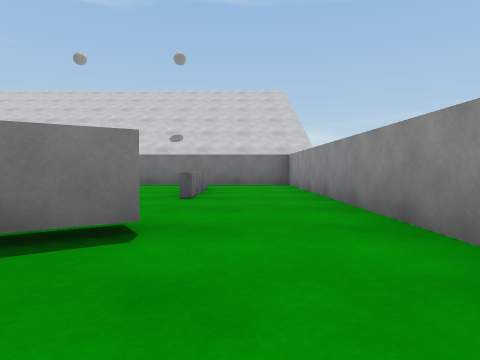
[1] (above)

21 first-person views from a walk through a scene from a Unity 3-D project. The camera is 0.49 m above the floor, tilts 2° down and sees 75° across. The floor is counted in squares, 1 m on a side. Each view is taken from the middle of a square. On the plan, view 1 faces up. The plan holds only what a view shows up to about 9 squares ahead; the rest is blank. The place goes on beyond the plan. The player character is not drawn. Surface patterns are stand-ins for the level's own textures.

[2]
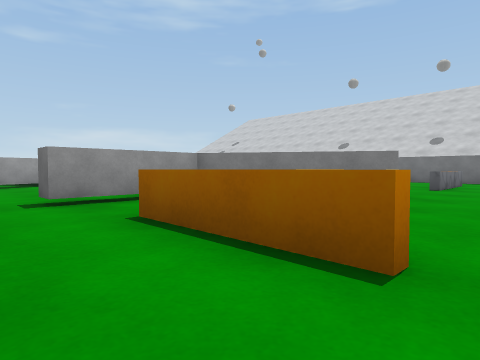

[3]
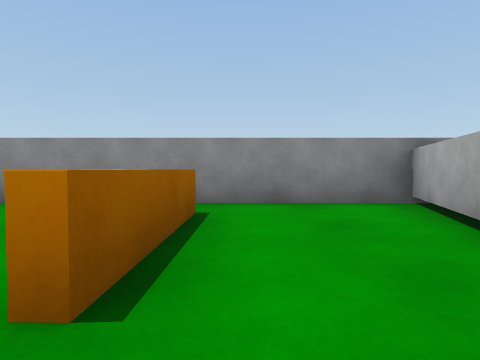

[4]
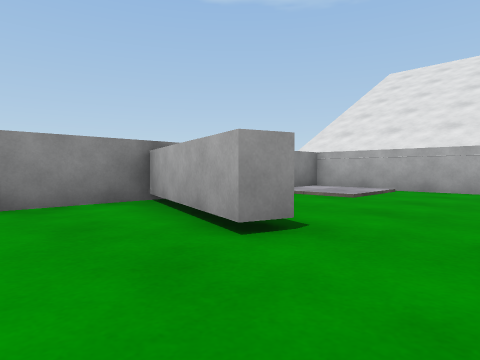

[5]
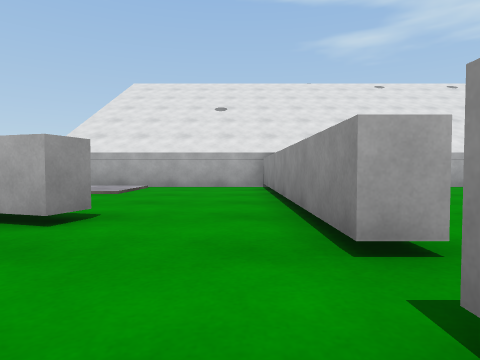

[6]
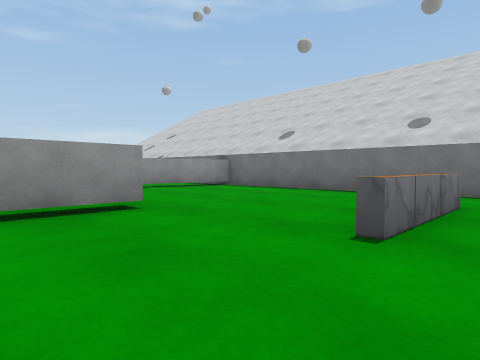

[7]
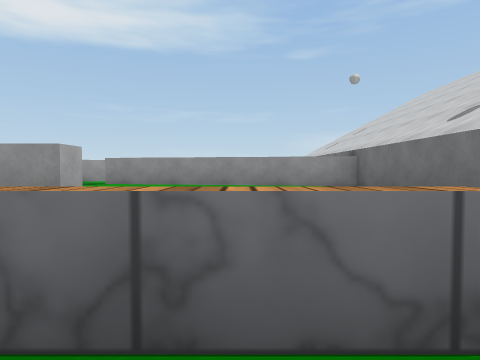

[8]
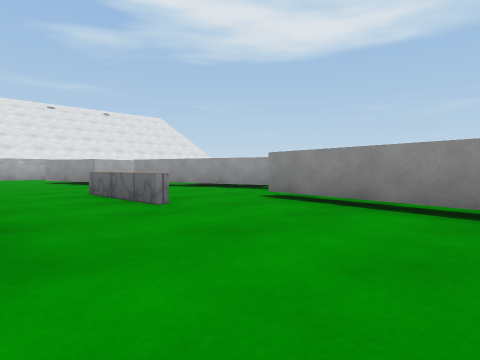

[9]
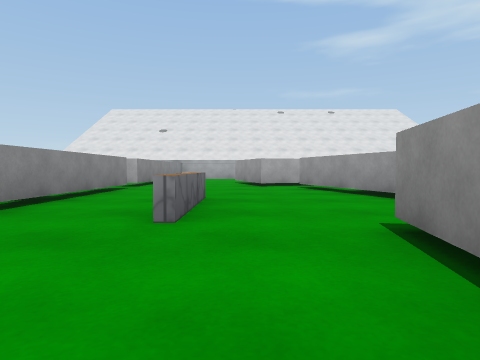

[10]
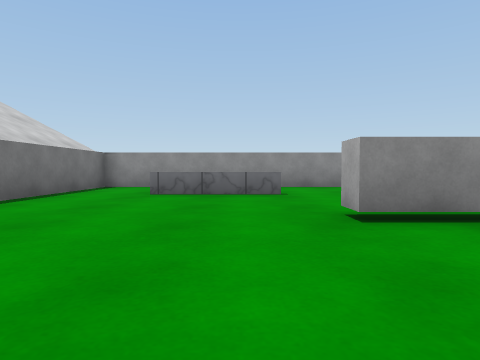

[11]
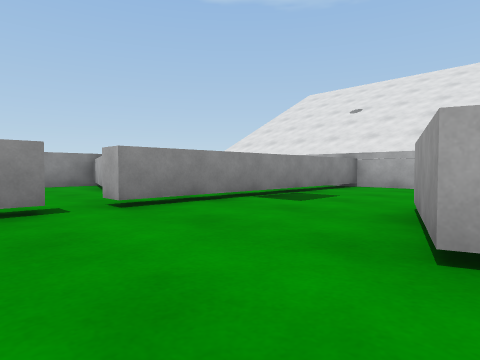

[12]
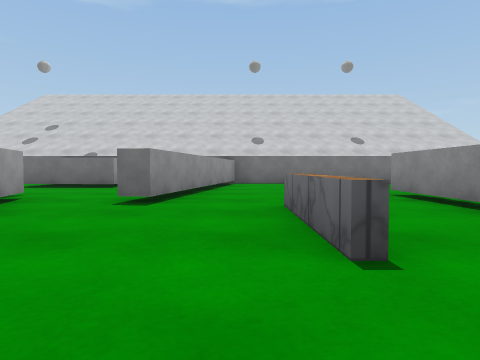

[13]
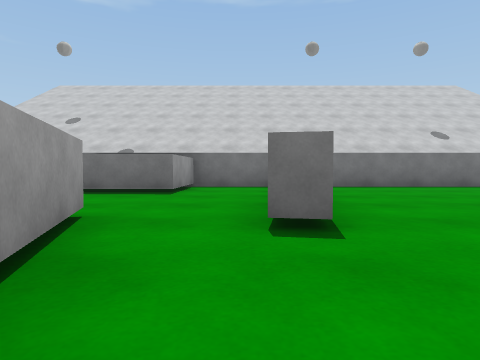

[14]
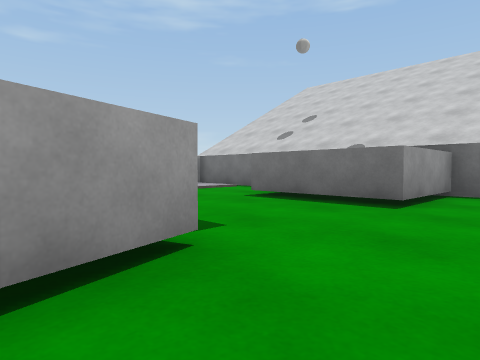

[15]
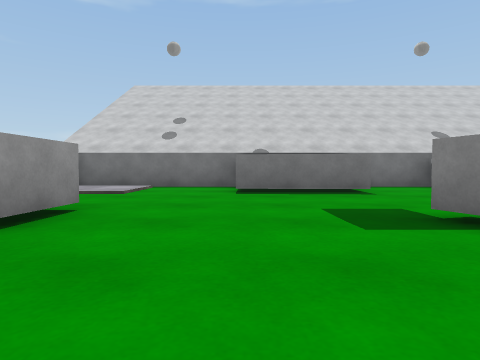

[16]
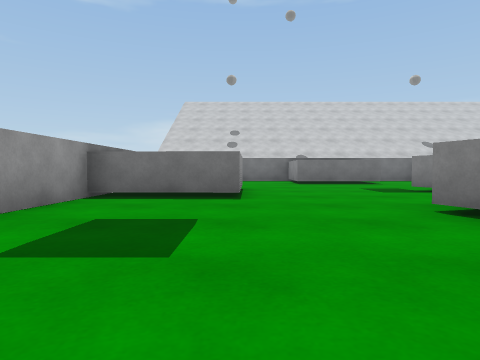

[17]
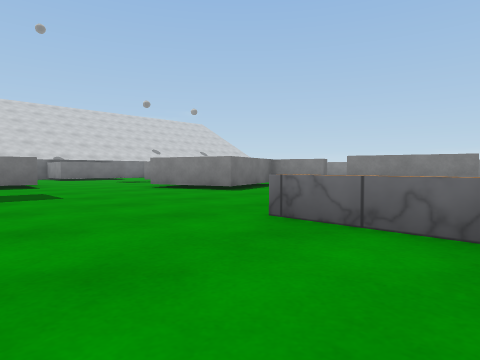

[18]
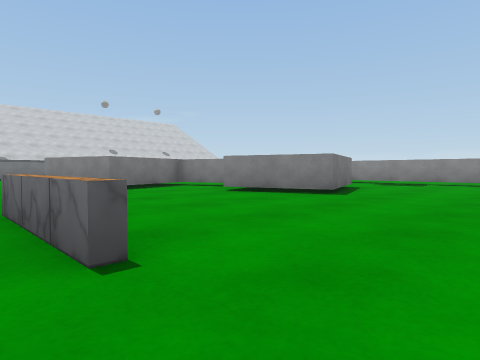

[19]
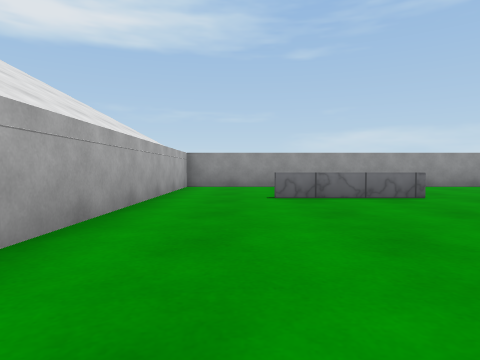

[20]
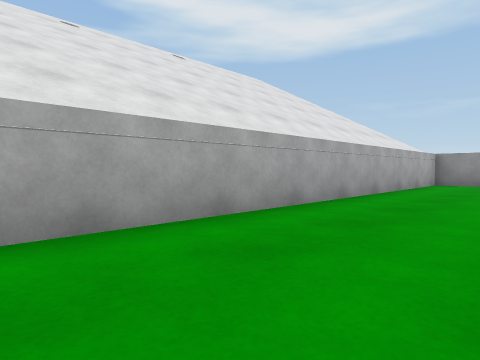

[21]
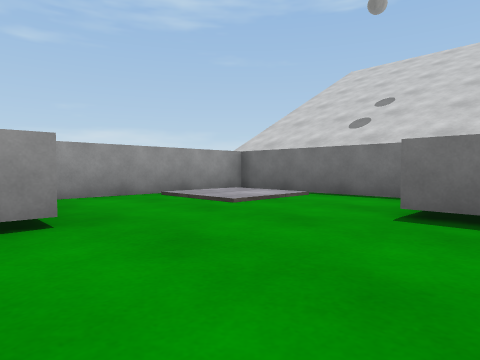

### Floor plan
Key: @ floor where view 1 was taken; # wall or solid block; x gap in a wall; . main floor; : floor 0.05 m higher than the main floor; = window, fence, low wall or low ledge; ^ raised ledge; T thing the floor can be seen under or through.
Columns run from 18 left of view 1 to 2 right of it. Each row starts with its distance up from view 1.
 10 ######  #############
  9 #::..^ ^..#.........#
  8 #::..^^^..#.........#
  7 #.........T......^..#
  6 #.........T......^..#
  5  ^^.......T......=..#
  4    ^...#..T...#.....#
  3  ^^^...##...=.#.....#
  2 #...... #...=.####..#
  1 #.....###...=.## ...#
  0 #.....###.....#  .@.#
 -1 #.....####....#.===.#
 -2 #........#....x.....#
 -3 #........##...x.....#
 -4 #.......# ##..#..##.#
 -5 #...=...####..#...###
 -6 #...=.........#....
 -7 #...=.........#.....
 -8 #.............#...::
 -9 #.............#...::#
-10 #####################

Positions as (right, up) in squares from view 1, and headings:
1: (0, 0), facing up
2: (1, -3), facing up-left
3: (-3, -2), facing right
4: (-3, -2), facing down-right
5: (-3, -1), facing down
6: (0, 3), facing up-left
7: (0, 7), facing left
8: (-4, 7), facing down-left
9: (-7, 6), facing down
10: (-7, 6), facing right
11: (-8, -1), facing down-right
12: (-7, -1), facing up
13: (-9, 1), facing up
14: (-9, 3), facing up-left
15: (-13, 1), facing up
16: (-15, -3), facing up
17: (-17, -7), facing up-right
18: (-15, -9), facing up-right
19: (-9, -8), facing left
20: (-7, -7), facing down-left
21: (-12, 4), facing up-left
